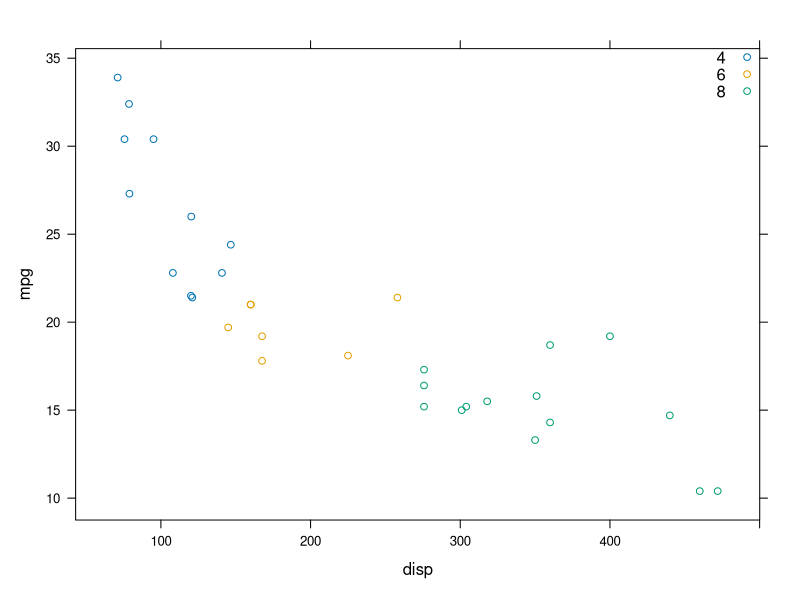
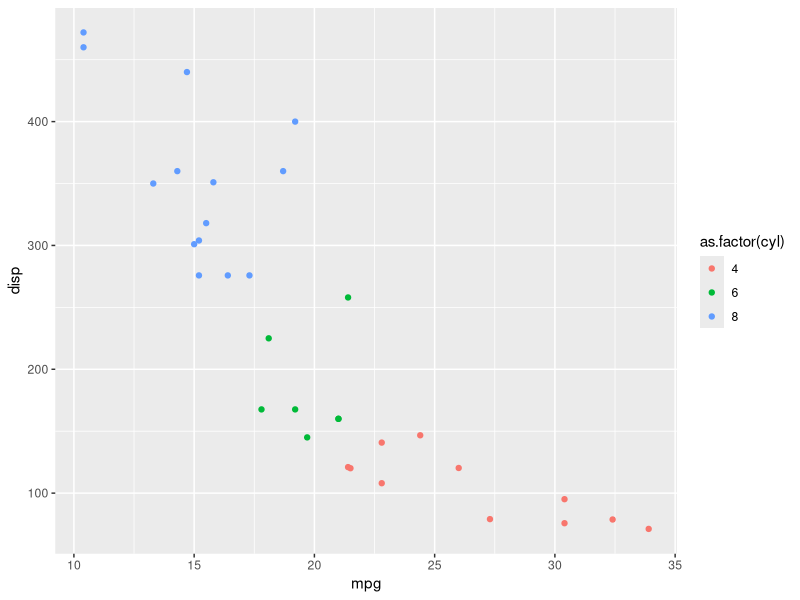
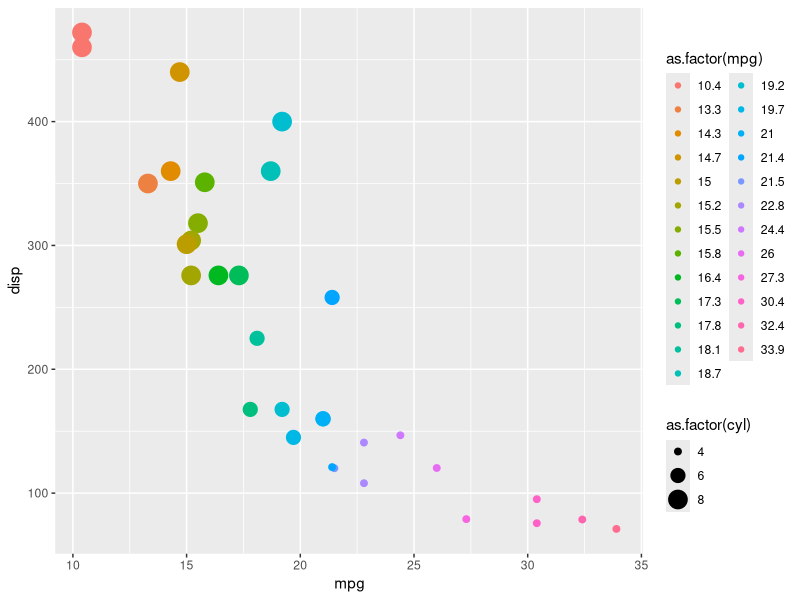
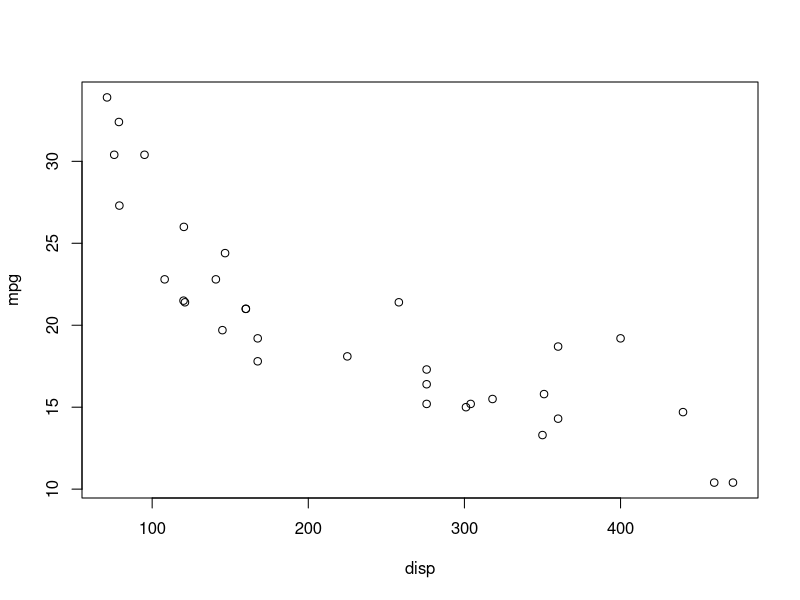
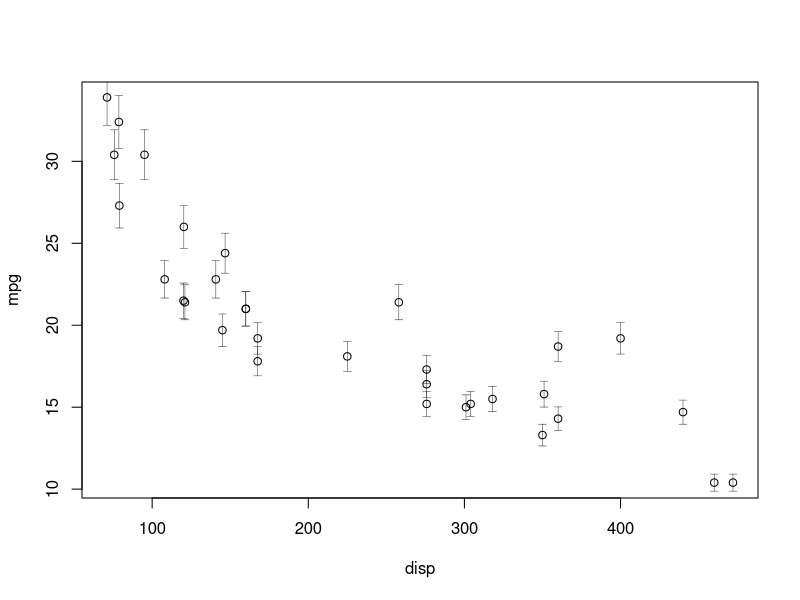
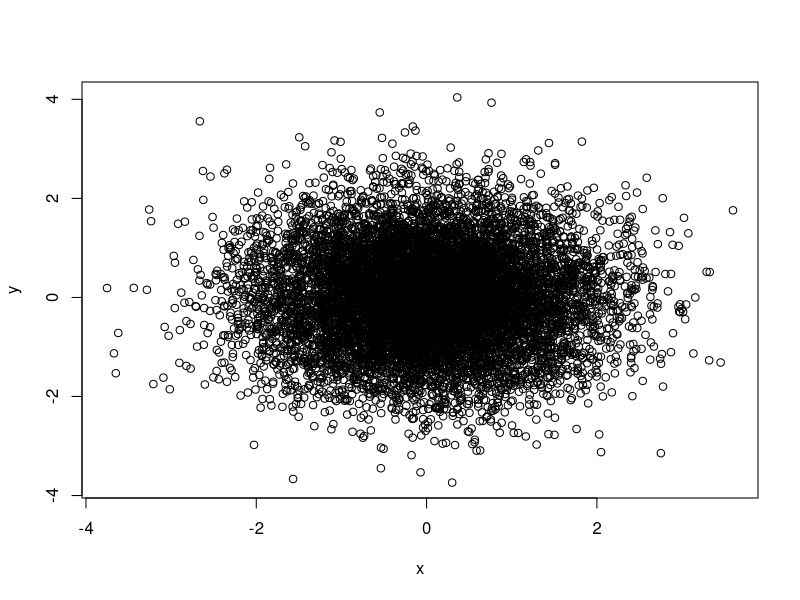
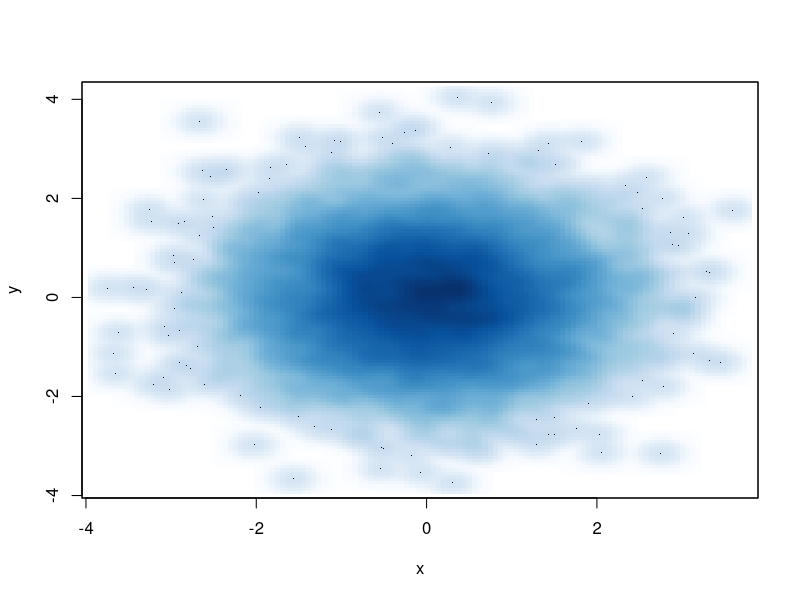

The R source for these figures, in order:
#xyplot 画散点图的分组功能
install.packages("lattice")
library(lattice)
xyplot(mpg~disp,data=mtcars,groups = cyl,auto.key = list(corner=c(1,1)))


#ggplot 包是R语言中强大的画图包
library(ggplot2)
qplot(mpg,disp,data=mtcars,col=as.factor(cyl))
qplot(mpg,disp,data=mtcars,size=as.factor(cyl),col=as.factor(mpg))

#plot中的text()可以在plot图上进行标识文字
plot(mpg~disp,data=mtcars)
text(mtcars$mpg,mtcars$disp,mtcars$carb)  #text函数跟line、point一样是低水平的作图工具 通过这种方法可以将数据
#集中的其他维度写到点的上边

#arrows函数用来画出误差条   
plot(mpg~disp,data = mtcars)
arrows(x0=mtcars$disp,y0=mtcars$mpg*0.95,
       x1=mtcars$disp,y1=mtcars$mpg*1.05,angle = 90,code=3,length = 0.04,lwd = 0.4)
#此处的x0,x1为上下箭头的横坐标，y0和y1为上下箭头的纵坐标，angle是将箭头变为90度，就成了上下界的感觉

#雾化效果函数 smoothScatter
x=rnorm(10000)
y=rnorm(10000)
plot(x,y)
smoothScatter(x,y)


